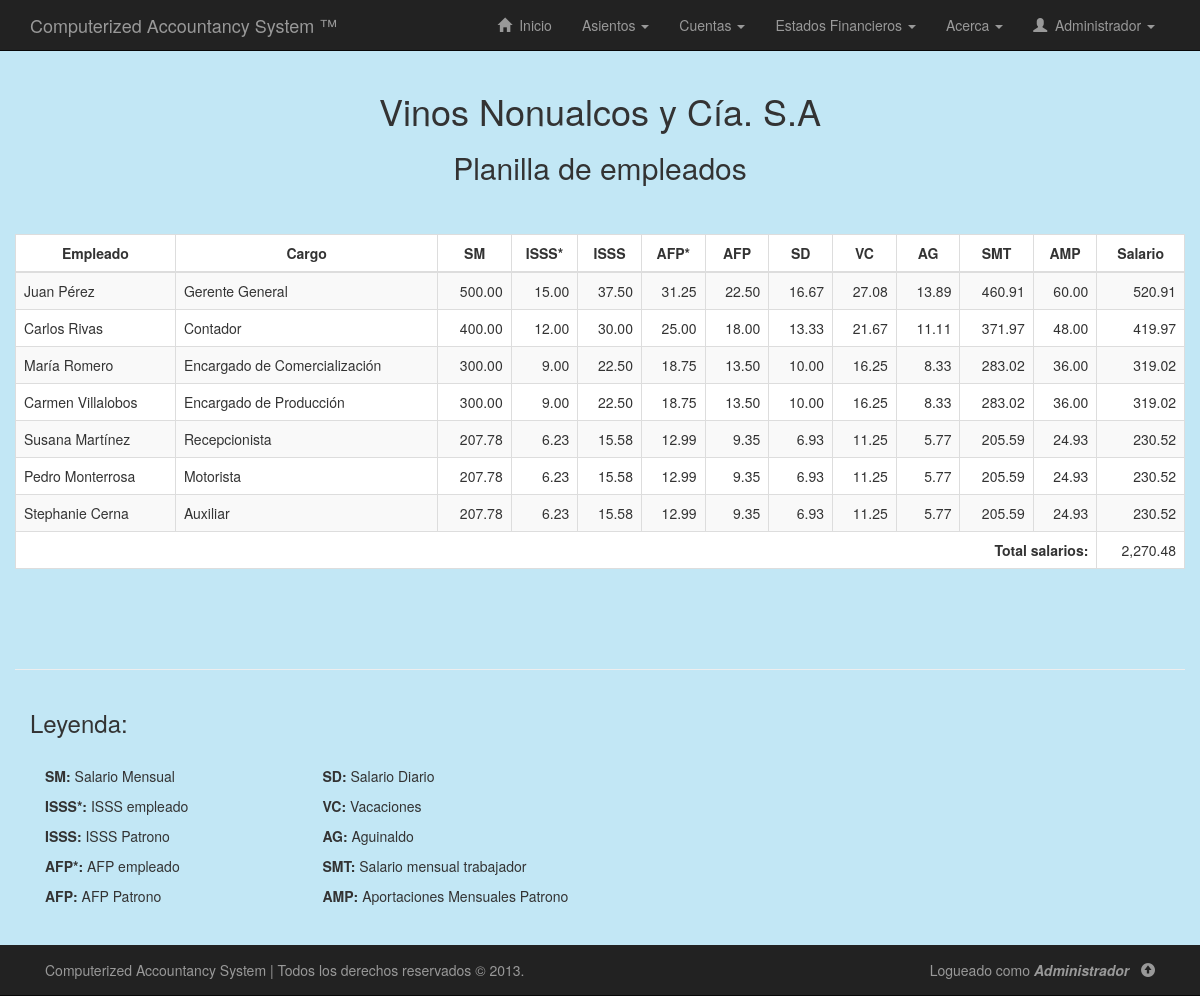
The app's page /php/ver-planilla.php (signed in), older data.
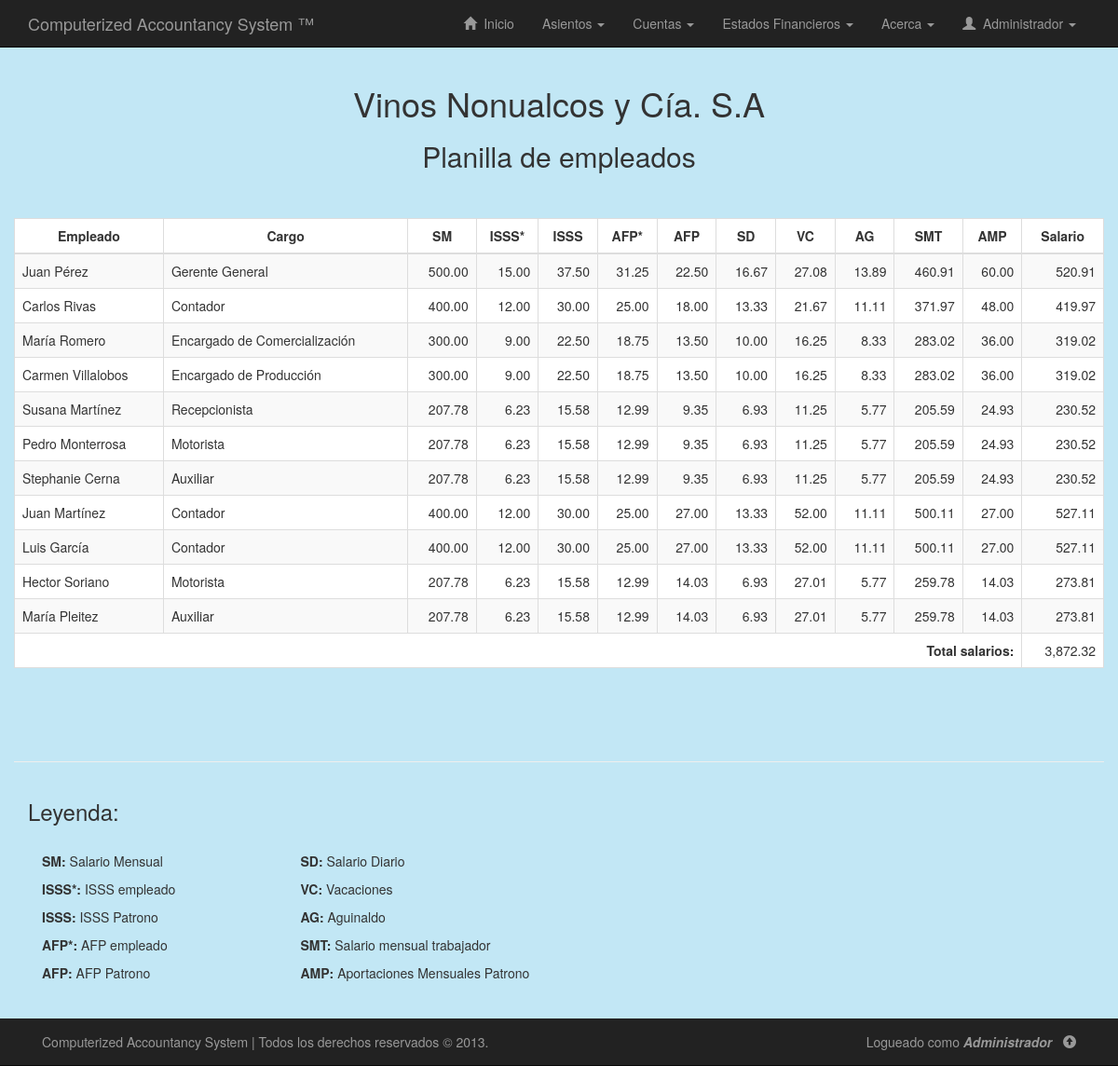
The same page, newer data.
### tables this page shows
CREATE TABLE IF NOT EXISTS `empleados` (
  `id` int(11) NOT NULL AUTO_INCREMENT,
  `codigo_empleado` varchar(8) NOT NULL,
  `primer_nombre` varchar(50) DEFAULT NULL,
  `segundo_nombre` varchar(50) DEFAULT NULL,
  `primer_apellido` varchar(50) DEFAULT NULL,
  `segundo_apellido` varchar(50) DEFAULT NULL,
  `cargo` varchar(30) DEFAULT NULL,
  `salario_mensual_contratado` double NOT NULL,
  `isss_trabajador` double DEFAULT NULL,
  `isss_patrono` double DEFAULT NULL,
  `afp_trabajador` double DEFAULT NULL,
  `afp_patrono` double DEFAULT NULL,
  `salario_diario` double DEFAULT NULL,
  `vacaciones` double DEFAULT NULL,
  `aguinaldo` double DEFAULT NULL,
  `salario_mensual` double DEFAULT NULL,
  `aportaciones_mensuales_patrono` double DEFAULT NULL,
  `pago_salario_patrono` double DEFAULT NULL,
  PRIMARY KEY (`id`),
  UNIQUE KEY `codigo_empleado` (`codigo_empleado`)
);

### php/ver-planilla.php (the view, shortened to what this page needs)
<!DOCTYPE html>
<html lang="es">
<head>
	<link rel="stylesheet" href="../css/bootstrap.min.css"/>
	<link rel="stylesheet" href="../css/estilos.css"/>
</head>
<body style='background:#C2E7F5'>
	<?php include("nav.php"); ?>
	<div class="container">
		<div class="row">
			<div class="col-lg-12 text-center">
				<h1>Vinos Nonualcos y Cía. S.A</h1>
				<h2>Planilla de empleados</h2>
			</div>
			<br><br>
			<table class='table table-bordered table-striped table-hover'>
				<thead>
					<tr>
						<th class="text-center">Empleado</th>
						<th class="text-center">Cargo</th>
						<th class="text-center">SM</th>
						<th class="text-center">ISSS*</th>
						<th class="text-center">ISSS</th>
						<th class="text-center">AFP*</th>
						<th class="text-center">AFP</th>
						<th class="text-center">SD</th>
						<th class="text-center">VC</th>
						<th class="text-center">AG</th>
						<th class="text-center">SMT</th>
						<th class="text-center">AMP</th>
						<th class="text-center">Salario</th>
					</tr>
				</thead>
				<tbody>
						<?php
						$sql = "SELECT * FROM empleados";
						$ejecutar_consulta = $conexion->query($sql);
						if($ejecutar_consulta->num_rows > 0){
							while ($reg = $ejecutar_consulta->fetch_assoc()) {
								echo "<tr align='right'>";
								echo "<td align='left'>".utf8_encode($reg["primer_nombre"])." ".utf8_encode($reg["primer_apellido"])."</td>";
								echo "<td align='left'>".utf8_encode($reg["cargo"])."</td>";
								echo "<td>".number_format($reg["salario_mensual_contratado"],2)."</td>";
								echo "<td>".number_format($reg["isss_trabajador"],2)."</td>";
								echo "<td>".number_format($reg["isss_patrono"],2)."</td>";
								echo "<td>".number_format($reg["afp_trabajador"],2)."</td>";
								echo "<td>".number_format($reg["afp_patrono"],2)."</td>";
								echo "<td>".number_format($reg["salario_diario"],2)."</td>";
								echo "<td>".number_format($reg["vacaciones"],2)."</td>";
								echo "<td>".number_format($reg["aguinaldo"],2)."</td>";
								echo "<td>".number_format($reg["salario_mensual"],2)."</td>";
								echo "<td>".number_format($reg["aportaciones_mensuales_patrono"],2)."</td>";
								echo "<td>".number_format($reg["pago_salario_patrono"],2)."</td>";
								echo "</tr>";
							}
						}
						?>
						<?php
						$sql = "SELECT sum(pago_salario_patrono) total FROM empleados";
						$ejecutar_consulta = $conexion->query($sql);
						$total = $ejecutar_consulta->fetch_assoc();
						?>
						<tr>
							<td colspan="12" class="text-right"><strong>Total salarios:</strong></td>
							<td class="text-right"><?php echo number_format($total["total"],2); ?></td>
						</tr>
				</tbody>
			</table>
			<br><br><br><hr>
			<div class="col-lg-6">
				<h3>Leyenda:</h3>
				<br>
				<div class="col-lg-6">
					<p><strong>SM: </strong>Salario Mensual</p>
					<p><strong>ISSS*: </strong>ISSS empleado</p>
					<p><strong>ISSS: </strong>ISSS Patrono</p>
					<p><strong>AFP*: </strong>AFP empleado</p>
					<p><strong>AFP: </strong>AFP Patrono</p>
				</div>
				<div class="col-lg-6 pull-left">
					<p><strong>SD: </strong>Salario Diario</p>
					<p><strong>VC: </strong>Vacaciones</p>
					<p><strong>AG: </strong>Aguinaldo</p>
					<p><strong>SMT: </strong>Salario mensual trabajador</p>
					<p><strong>AMP: </strong>Aportaciones Mensuales Patrono</p>
				</div>
			</div>
		</div>
	<?php include("footer.php"); ?>
</body>
</html>

Row changes from the older to the newer data that the page shows:
added empleados: primer_nombre "Juan", primer_apellido "Martínez", cargo "Contador", salario_mensual_contratado "400.00", isss_trabajador "12.00", isss_patrono "30.00", afp_trabajador "25.00", afp_patrono "27.00", salario_diario "13.33", vacaciones "52.00", aguinaldo "11.11", salario_mensual "500.11", aportaciones_mensuales_patrono "27.00", pago_salario_patrono "527.11"
added empleados: primer_nombre "Luis", primer_apellido "García", cargo "Contador", salario_mensual_contratado "400.00", isss_trabajador "12.00", isss_patrono "30.00", afp_trabajador "25.00", afp_patrono "27.00", salario_diario "13.33", vacaciones "52.00", aguinaldo "11.11", salario_mensual "500.11", aportaciones_mensuales_patrono "27.00", pago_salario_patrono "527.11"
added empleados: primer_nombre "Hector", primer_apellido "Soriano", cargo "Motorista", salario_mensual_contratado "207.78", isss_trabajador "6.23", isss_patrono "15.58", afp_trabajador "12.99", afp_patrono "14.03", salario_diario "6.93", vacaciones "27.01", aguinaldo "5.77", salario_mensual "259.78", aportaciones_mensuales_patrono "14.03", pago_salario_patrono "273.81"
added empleados: primer_nombre "María", primer_apellido "Pleitez", cargo "Auxiliar", salario_mensual_contratado "207.78", isss_trabajador "6.23", isss_patrono "15.58", afp_trabajador "12.99", afp_patrono "14.03", salario_diario "6.93", vacaciones "27.01", aguinaldo "5.77", salario_mensual "259.78", aportaciones_mensuales_patrono "14.03", pago_salario_patrono "273.81"
Text that changed along with them:
$total["total"]: "2,270.48" → "3,872.32"
